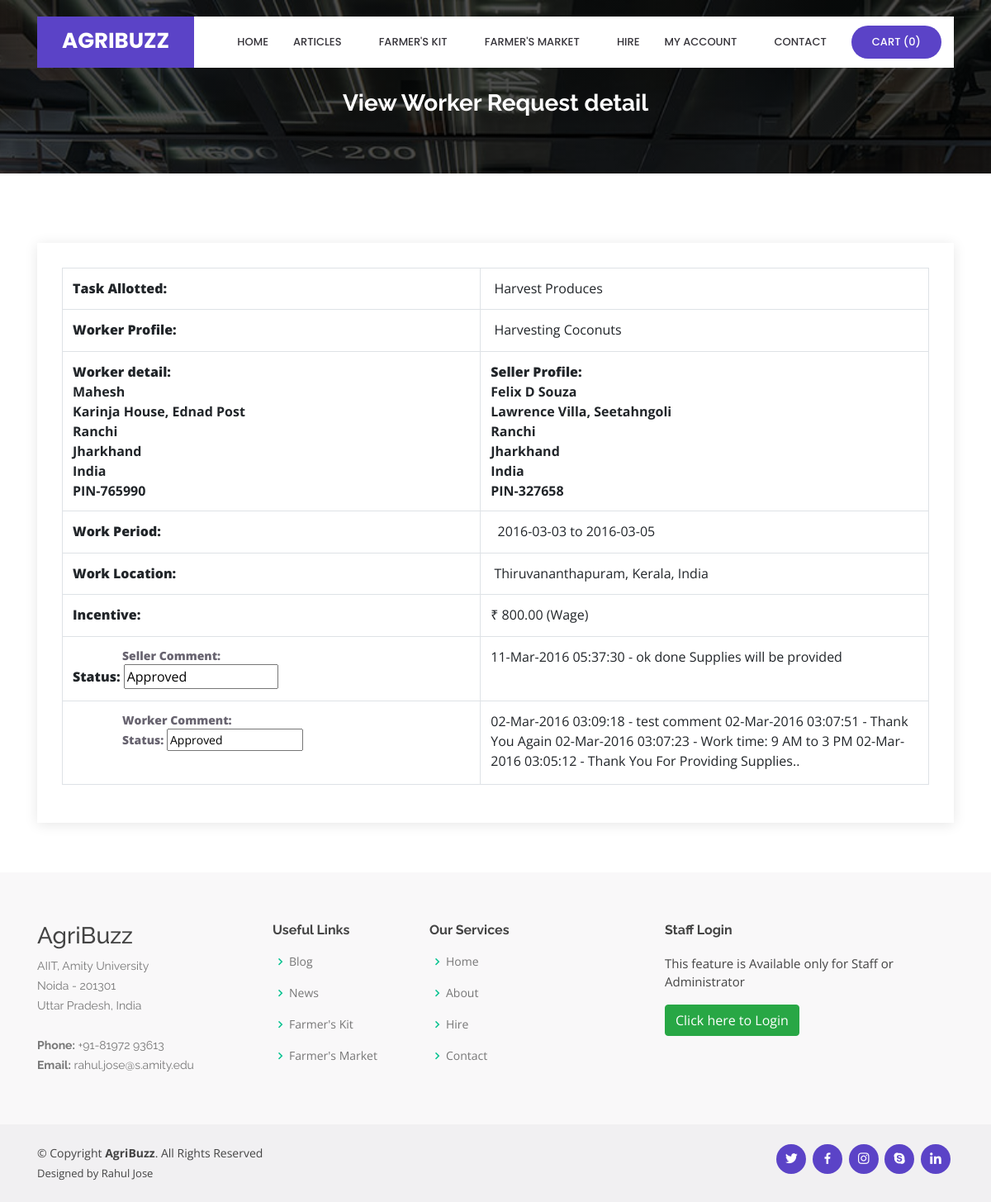
The page /viewworkerrequestdetailed.php?viewid=1 on the database its author committed.
### tables this page shows
CREATE TABLE `worker_request` (
  `worker_request_id` int(10) NOT NULL,
  `worker_id` int(10) NOT NULL,
  `seller_id` int(10) NOT NULL,
  `from_date` date NOT NULL,
  `to_date` date NOT NULL,
  `task` text NOT NULL,
  `country_id` int(10) NOT NULL,
  `state_id` int(10) NOT NULL,
  `city_id` int(10) NOT NULL,
  `salary` float(10,2) NOT NULL,
  `salary_type` varchar(20) NOT NULL,
  `seller_status` varchar(20) NOT NULL,
  `worker_status` varchar(20) NOT NULL,
  `seller_comment` text NOT NULL,
  `worker_comment` text NOT NULL
);

CREATE TABLE `worker` (
  `worker_id` int(10) NOT NULL,
  `name` varchar(50) NOT NULL,
  `address` text NOT NULL,
  `state_id` int(10) NOT NULL,
  `city_id` int(10) NOT NULL,
  `country_id` int(10) NOT NULL,
  `pincode` varchar(10) NOT NULL,
  `work_profile` text NOT NULL,
  `biodata` varchar(100) NOT NULL,
  `contactno` varchar(15) NOT NULL,
  `date_of_birth` date NOT NULL,
  `login_id` varchar(100) NOT NULL,
  `password` varchar(100) NOT NULL,
  `expected_salary` float(10,2) NOT NULL,
  `status` varchar(10) NOT NULL
);

CREATE TABLE `city` (
  `city_id` int(10) NOT NULL,
  `country_id` int(10) NOT NULL,
  `state_id` int(10) NOT NULL,
  `city` varchar(25) NOT NULL,
  `description` text NOT NULL,
  `status` varchar(10) NOT NULL
);

CREATE TABLE `state` (
  `state_id` int(10) NOT NULL,
  `country_id` int(10) NOT NULL,
  `state` varchar(25) NOT NULL,
  `description` text NOT NULL,
  `status` varchar(10) NOT NULL
);

CREATE TABLE `country` (
  `country_id` int(10) NOT NULL,
  `country` varchar(25) NOT NULL,
  `description` text NOT NULL,
  `status` varchar(10) NOT NULL
);

CREATE TABLE `seller` (
  `seller_id` int(10) NOT NULL,
  `seller_name` varchar(25) NOT NULL,
  `seller_address` text NOT NULL,
  `state_id` int(10) NOT NULL,
  `country_id` int(10) NOT NULL,
  `city_id` int(10) NOT NULL,
  `pincode` varchar(10) NOT NULL,
  `contact_number` varchar(15) NOT NULL,
  `mobile_no` varchar(10) NOT NULL,
  `email_id` varchar(50) NOT NULL,
  `password` varchar(25) NOT NULL,
  `bank_name` varchar(50) NOT NULL,
  `bank_branch` varchar(50) NOT NULL,
  `bank_IFSC` varchar(25) NOT NULL,
  `bank_acno` varchar(25) NOT NULL,
  `status` varchar(10) NOT NULL
);

### viewworkerrequestdetailed.php (the view, shortened to what this page needs)
<?php
include("header.php");
?>
  <main id="main">
    <section id="cta" class="cta">
      <div class="container">
        <div class="text-center" data-aos="zoom-in">
		<br><br>
          <h3>View Worker Request detail</h3>
        </div>
      </div>
    </section>
<?php
							  $sql = "SELECT * FROM worker_request WHERE worker_request_id='$_GET[viewid]'";
							  $qsql = mysqli_query($con,$sql);
							  $rs = mysqli_fetch_array($qsql);
							  	  $sqlcountry = "SELECT * FROM country WHERE country_id='$rs[country_id]'";
								  $qsqlcountry = mysqli_query($con,$sqlcountry);
								  $rscountry = mysqli_fetch_array($qsqlcountry);
								  $sqlstate = "SELECT * FROM state WHERE state_id='$rs[state_id]'";
								  $qsqlstate = mysqli_query($con,$sqlstate);
								  $rsstate = mysqli_fetch_array($qsqlstate);
								  $sqlcity = "SELECT * FROM city WHERE city_id='$rs[city_id]'";
								  $qsqlcity = mysqli_query($con,$sqlcity);
								  $rscity = mysqli_fetch_array($qsqlcity);
                                  $sqlseller = "SELECT * FROM seller WHERE seller_id='$rs[seller_id]'";
								  $qsqlseller = mysqli_query($con,$sqlseller);
								  $rsseller = mysqli_fetch_array($qsqlseller);
								   $sqlworker = "SELECT * FROM worker WHERE worker_id='$rs[worker_id]'";
								  $qsqlworker = mysqli_query($con,$sqlworker);
								  $rsworker = mysqli_fetch_array($qsqlworker);
							  ?>
    <section id="contact" class="contact">
      <div class="container">
        <div class="row">
          <div class="col-lg-12" data-aos="fade-up" data-aos-delay="100">
            <div class="info mt-4 ">
<form method="post" action="">
<table width="466" height="626" border="3" class="table table-bordered">
						    <tbody>
						      <tr>
						        <th width="178" scope="row"><strong>Task Allotted:</strong></th>
						        <td width="268">&nbsp;<?php echo $rs['task']; ?></td>
					          </tr>
                              <tr>
						        <th scope="row"><strong>Worker Profile:</strong></th>
						        <td>&nbsp;<?php echo $rsworker['work_profile']; ?></td>
					          </tr>
						      <tr>
						        <th height="113" scope="row"><strong>Worker detail:</strong> <br>						          <?php
								$sqlcntry= "SELECT * FROM country WHERE country_id='$rsworker[country_id]'";
								  $qsqlcntry = mysqli_query($con,$sqlcntry);
								  $rscntry = mysqli_fetch_array($qsqlcntry);
								  $sqlst = "SELECT * FROM state WHERE state_id='$rsworker[state_id]'";
								  $qsqlst = mysqli_query($con,$sqlst);
								  $rsst = mysqli_fetch_array($qsqlst);
								  $sqlcty = "SELECT * FROM city WHERE city_id='$rsworker[city_id]'";
								  $qsqlcty = mysqli_query($con,$sqlcty);
								  $rscty = mysqli_fetch_array($qsqlcty);
								 echo ucfirst($rsworker['name']) ."<br>".
								      $rsworker['address'] ."<br>".
								      $rscty['city'] ."<br>".
								      $rsst['state'] ."<br>".
									  $rscntry['country'] ."<br>".
									   "PIN-". $rsworker['pincode'];
									  ?></th>
						        <th><strong>Seller Profile:<br>
						        </strong>						          <?php
								$sqlscntry= "SELECT * FROM country WHERE country_id='$rsworker[country_id]'";
								  $qsqlscntry = mysqli_query($con,$sqlscntry);
								  $rsscntry = mysqli_fetch_array($qsqlscntry);
								  $sqlsst = "SELECT * FROM state WHERE state_id='$rsworker[state_id]'";
								  $qsqlsst = mysqli_query($con,$sqlsst);
								  $rssst = mysqli_fetch_array($qsqlsst);
								  $sqlscty = "SELECT * FROM city WHERE city_id='$rsworker[city_id]'";
								  $qsqlscty = mysqli_query($con,$sqlscty);
								  $rsscty = mysqli_fetch_array($qsqlscty);
								 echo ucfirst($rsseller['seller_name']) ."<br>".
								      $rsseller['seller_address'] ."<br>".
								      $rsscty['city'] ."<br>".
								      $rssst['state'] ."<br>".
								      $rsscntry['country'] ."<br>".
								     "PIN-". $rsseller['pincode']; ?></th>
					          </tr>
						      <tr>
						        <th scope="row"><strong>Work Period:</strong></th>
						        <td>&nbsp; <?php echo $rs['from_date']  ." to ". $rs['to_date']; ?></td>
					          </tr>
						      <tr>
						        <th scope="row"><strong>Work Location:</strong></th>
						        <td>&nbsp;<?php echo $rscity['city'] .", ". $rsstate['state'] .", ".$rscountry['country'] ;?>
</td></td>
					          </tr>
						      <tr>
						        <th scope="row"><strong>Incentive:</strong></th>
						        <td><?php echo $rupeesymbol; ?>&nbsp;<?php echo  $rs['salary'] ."&nbsp;(".  $rs['salary_type'] .")"; ?></td>
					          </tr>
						      <tr>
						        <th scope="row" style="vertical-align: top;"><p><strong>Seller Comment:</strong></p>
					            <strong>Status:</strong>
                                <?php
								if(isset($_SESSION['workerid']))
								{
									if($rs['seller_status'] == "")
									{
										echo "No updates yet";
									}
									else
									{
										echo $rs['seller_status'];
									}
								}
								else
								{
								?>
                                  <input type="text" name="sellerstatus" readonly value="Approved" >
                                <?php
								}
								?>
					            </p></th>
						        <td>
                                <?php
								if(isset($_SESSION['sellerid']))
								{
								?>
									                                <textarea name="sellerallcomment" readonly style="width:250px;height:160px; background-color:rgba(239,235,235,1.00);" ><?php echo $rs['seller_comment']; ?></textarea><br>
                                <input type="text" name="sellercomment" style="width:250px;" placeholder="Post comment here" >
								<?php
                                }
								else
								{
									echo $rs['seller_comment'];
								}
								?>
                                </td>
					          </tr>
						      <tr>
						        <th scope="row" style="vertical-align: top;"><p><strong>Worker Comment:</strong></p>
					            <p><strong>Status:</strong>
					             <?php
								if(isset($_SESSION['sellerid']))
								{
									if($rs['seller_status'] == "")
									{
										echo "No updates yet";
									}
									else
									{
										echo $rs['worker_status'];
									}
								}
								else
								{
									if($rs['worker_status'] == "Approved")
									{
									?>
                                    <input type="text" name="workerstatus" readonly value="Approved" >
                                  <?php
									}
								}
								?>
					            </p></th>
						        <td><?php
								if(isset($_SESSION['workerid']))
								{
								?>
								<textarea name="workerallcomment" readonly style="width:250px;height:160px; background-color:rgba(239,235,235,1.00);" ><?php echo $rs['worker_comment']; ?></textarea><br>
                                <input type="text" name="workercomment" style="width:250px;" placeholder="Post comment here" >
								<?php
                                }
								else
								{
									echo $rs['worker_comment'];
								}
								?>
                                </td>
					          </tr>
					        </tbody>
					      </table>
                          </form>
            </div>
		  </div>
        </div>
      </div>
    </section>
  </main>
<?php
include("footer.php");
?>

### assets/css/style.css (style rules this page uses)
body { font-family: "Open Sans", sans-serif; color: #444444; }
h1, h2, h3, h4, h5, h6 { font-family: "Raleway", sans-serif; }
section { padding: 60px 0; overflow: hidden; }
.cta { background: linear-gradient(rgba(2, 2, 2, 0.7), rgba(0, 0, 0, 0.7)), url("../img/cta-bg.jpg") fixed center center; background-size: cover; padding: 60px 0; }
.cta h3 { color: #fff; font-size: 28px; font-weight: 700; }
.contact .info { padding: 30px; width: 100%; background: #fff; box-shadow: 0px 2px 15px rgba(0, 0, 0, 0.1); }
.contact .info p { padding: 0 0 0 60px; margin-bottom: 0; font-size: 14px; color: #686470; }

### rows shown on the page
worker_request: task "Harvest Produces", from_date "2016-03-03", to_date "2016-03-05", salary "800.00", salary_type "Wage", seller_comment "11-Mar-2016 05:37:30 - ok done Supplies will be provided", worker_comment "02-Mar-2016 03:09:18 - test comment 02-Mar-2016 03:07:51 - Thank You Again 02-Mar-2016 03:07:23 - Work time: 9 AM to 3 PM 02-Mar-2016 03:05:12 - Thank You For Providing Supplies.."
worker: work_profile "Harvesting Coconuts", name "Mahesh", address "Karinja House, Ednad Post", pincode "765990"
city: city "Ranchi"
state: state "Jharkhand"
country: country "India"
seller: seller_name "Felix D Souza", seller_address "Lawrence Villa, Seetahngoli", pincode "327658"
city: city "Thiruvananthapuram"
state: state "Kerala"

### other values the page prints
mysqli_num_rows($qsqlproduct_purchase_record) "0"
$rupeesymbol "₹"
